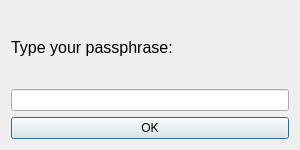
<?xml version="1.0" encoding="UTF-8"?>
<ui version="4.0">
 <class>PassphraseDialog</class>
 <widget class="QDialog" name="PassphraseDialog">
  <property name="geometry">
   <rect>
    <x>0</x>
    <y>0</y>
    <width>300</width>
    <height>150</height>
   </rect>
  </property>
  <property name="windowTitle">
   <string>PassphraseDialog</string>
  </property>
  <layout class="QVBoxLayout" name="verticalLayout">
   <item>
    <widget class="QLabel" name="label">
     <property name="font">
      <font>
       <pointsize>12</pointsize>
      </font>
     </property>
     <property name="text">
      <string>Type your passphrase:</string>
     </property>
    </widget>
   </item>
   <item>
    <widget class="QLineEdit" name="lineEdit">
     <property name="echoMode">
      <enum>QLineEdit::EchoMode::Password</enum>
     </property>
    </widget>
   </item>
   <item>
    <widget class="QPushButton" name="submitButton">
     <property name="text">
      <string>OK</string>
     </property>
    </widget>
   </item>
  </layout>
 </widget>
 <resources/>
 <connections/>
</ui>
